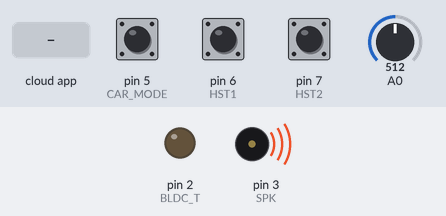
Simulated run of this sketch. Board: Arduino Uno, built with avr-gcc and run on an emulated ATmega328P. On the bench: output pins drawn as LEDs (lit = HIGH), buzzer (waves = sounding). The test bench sets the inputs (shaded band); at power-on: pin 5 (CAR_MODE) HIGH, pin 6 (HST1) HIGH, pin 7 (HST2) HIGH, A0 = 512. The ROS host is connected and sends only what is stated; what the sketch prints to the serial monitor is not drawn.

Above: at 1.2 s.
1.3 s: the phone or cloud app sets jet2ard to 180
At 2.0 s:
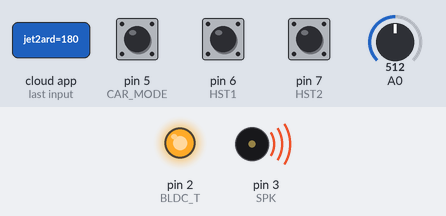
2.8 s: the phone or cloud app sets jet2ard to 0
At 3.2 s:
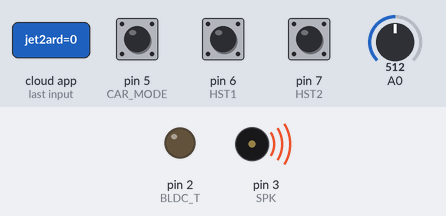
Timing chart, 0 to 5.8 s (numbered marks = the images above; inputs shaded):
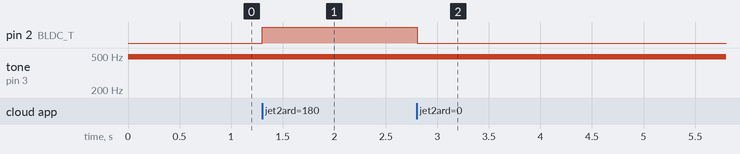

The sketch:

bldc_ino.ino
```cpp
//BLDC


/*
60 = 0%
65 = %
70 = %
75 = %
80 = %
85 = %
90 = %
95 = %
100 = %
105 = %
110 = %
115 = %
120 = %
125 = %
130 = %
135 = %
140 = %
145 = %
150 = %
155 = %
160 = %
165 = %
170 = %
175 = %
180 = %
 */

#include <ros.h>
#include <std_msgs/UInt16.h>
#include <std_msgs/Bool.h>

ros::NodeHandle nh;


#define BLDC_T 2
#define SPK 3
int val = 0;
int th_val = 0;
int BLDC_Speed = 0;
//bool B_state = false;


#define CAR_MODE 5 // Auto mode
bool car_state = true;
bool car_signal = true;


//e-stop
#define HST1 6
#define HST2 7
bool h_signal_1 = false;
bool h_signal_2 = false;
bool h_cnt1 = false;
bool h_cnt2 = false;

#define EST 8
bool EST_signal = false;
bool EST_cnt = false;


void bldcCallback(const std_msgs::UInt16& msg) {
  BLDC_Speed = msg.data;
}


//input
ros::Subscriber<std_msgs::UInt16> bldc_sub("jet2ard", bldcCallback);


void setup() {
  nh.initNode();
  nh.subscribe(bldc_sub);


  Serial.begin(57600);

  pinMode(SPK, OUTPUT);
  pinMode(BLDC_T, OUTPUT);

  pinMode(CAR_MODE, INPUT_PULLUP);

  pinMode(HST1, INPUT_PULLUP);
  pinMode(HST2, INPUT_PULLUP);
  pinMode(EST, INPUT_PULLUP);
}


void loop() {
  nh.spinOnce();
////////////////////STOP PAGE////////////////////////////////////////////
  car_signal = digitalRead(CAR_MODE);
  h_signal_1 = digitalRead(HST1);
  h_signal_2 = digitalRead(HST2);
  //EST_signal = digitalRead(EST);

  Signal(car_signal, h_signal_1, h_signal_2, EST_signal);

  Serial.print(car_state);
  Serial.print(h_cnt1);
  Serial.println(h_cnt2);
  Serial.print(EST_cnt);

////////////////////STOP PAGE////////////////////////////////////////////
  val = analogRead(A0);
  th_val = val/4;
  Serial.println(th_val);


    if(car_state == false){
        analogWrite(BLDC_T, 25);
        analogWrite(SPK,th_val+70);
      }  //STOP

    else if(car_state == true){
      if((h_cnt1 == true && h_cnt2 == false) || (EST_cnt == true)){
         Stop(true);
        } //STOP


      else if(h_cnt2 == true && h_cnt1 == false && (EST_cnt == false)){
         Go(BLDC_Speed);
        } //NONSTOP
      }
}


void Signal(bool a, bool b, bool c, bool d){
  if(a == true){
      car_state = true;
    }

  else if(a == false){
      car_state = false;
    }

  if(b == true){
      h_cnt2 = true;
      h_cnt1 = false;
     }

  else if(b == true){
      h_cnt2 = false;
      h_cnt1 = true;
    }
  /*
  if(c == true){
      EST_cnt = false;
     }

  else if(c == false){
      EST_cnt = true;
    }
  */

  return;
  }


void Go(int x){
  analogWrite(BLDC_T, x);
  analogWrite(SPK,x+70);

  return;
  }


void Stop(bool x){
  analogWrite(BLDC_T, 25);
  analogWrite(SPK,80);

  return;
  }
```

Measured:
- after the input at 1.3 s, pin 2 (BLDC_T): LOW → HIGH at once
- after the input at 2.8 s, pin 2 (BLDC_T): HIGH → LOW at once
